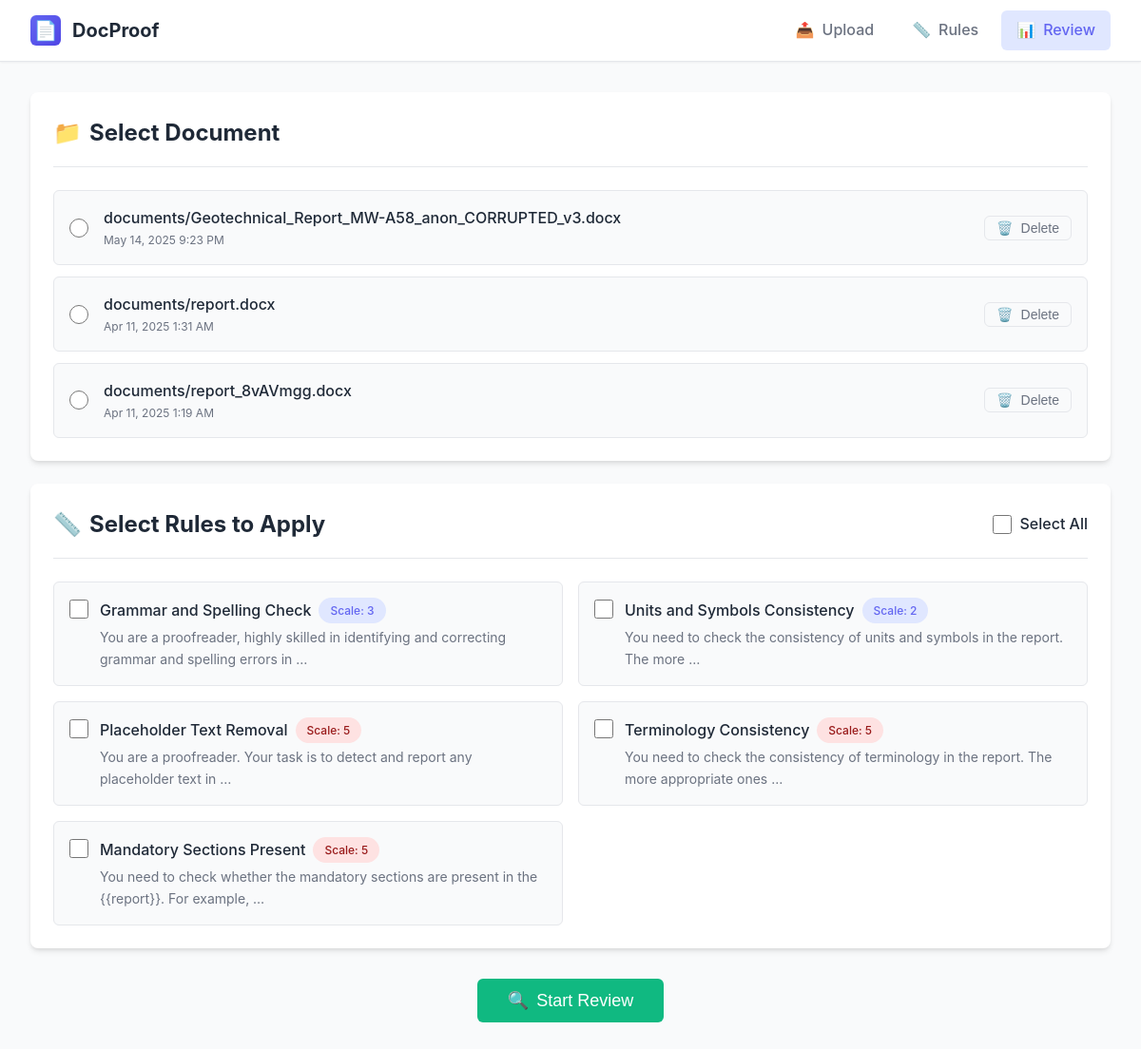
The app's page /faultless/details, older data.
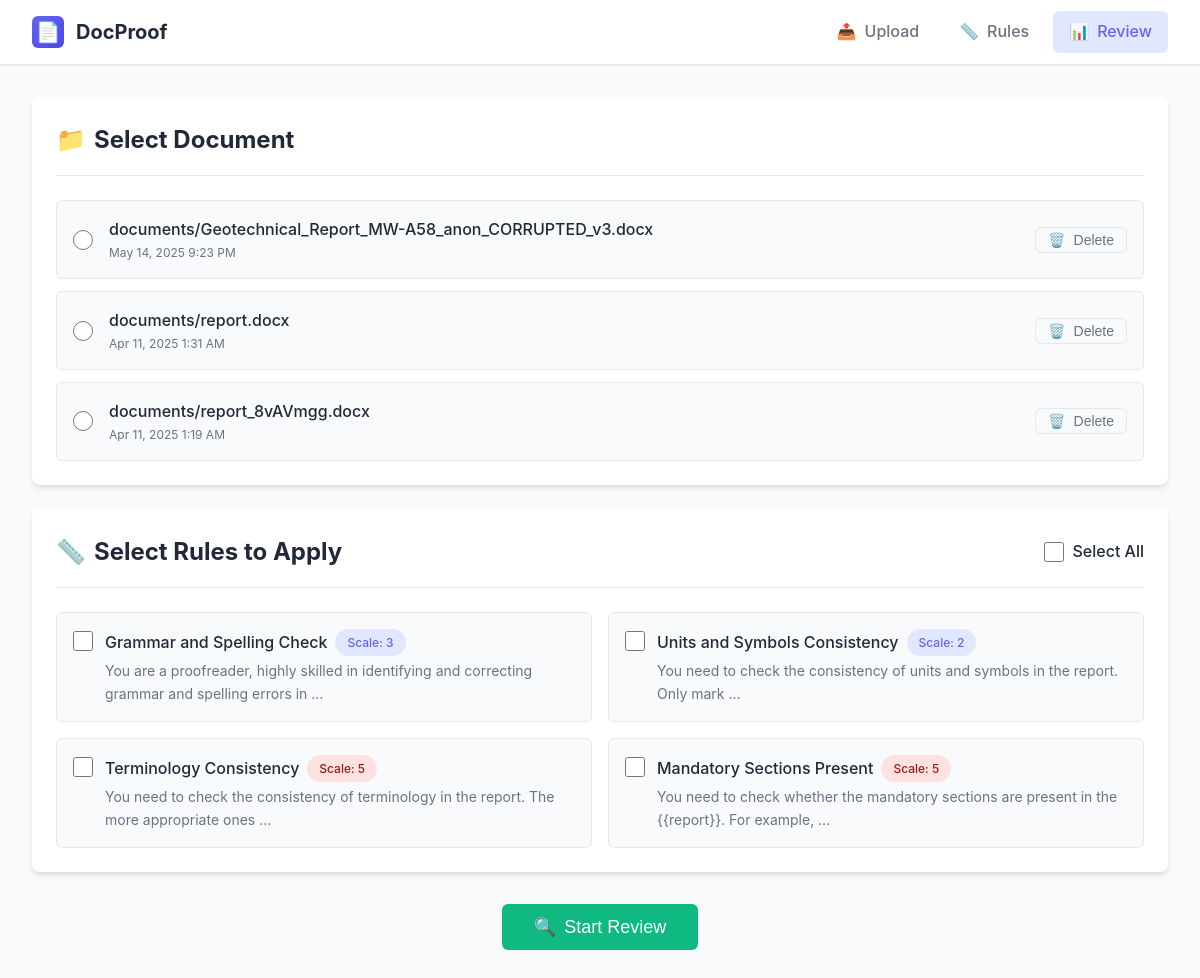
The same page, newer data.
### faultless/models.py (models this page shows, shortened)
class Document(models.Model):
    file = models.FileField(upload_to="documents/")
    path = models.CharField(max_length=255)
    uploaded_at = models.DateTimeField(auto_now_add=True)

class Rules(models.Model):
    id = models.AutoField(primary_key=True)
    name = models.CharField(max_length=30)
    scale = models.IntegerField()
    description = models.TextField()
    def default_output_format():
        data = {
            'matches': [
                {
                    'error_type': 'error name(only use the name i gave you)',
                    'message': 'simple description of the error and how to correct it',
                    'original': 'the error word or phrase or sentence(depend on different type of error)',
                    'occurrence_index': 'occurrence times of the error',
                },
            ]
        }
        return data
    output_format = models.JSONField(default=default_output_format)

### faultless/views.py (the view, shortened to what this page needs)
# urls.py: path("faultless/details", view_details, name="view_details"),
def view_details(request):
    data = Rules.objects.all().values()
    documents = Document.objects.all().order_by("-uploaded_at")
    report = None
    context = {
        "allrules": data,
        "document": documents,
    }
    """if len(documents) > 0:
        report = documents[0].path"""
    if request.method == "GET":
        if "select_file" in request.GET:
            file_name = request.GET.get("select_file", "")
            report = get_object_or_404(Document, file=file_name).path
            cache.set('selected', report, timeout=600)
    return render(request, "faultless/details.html", context)

### faultless/templates/faultless/details.html (shortened to what the changed rows need)
{% load static %}
<!DOCTYPE html>
<html lang="en">
<head>
    <link rel="stylesheet" href="{% static 'css/styles.css' %}">
</head>
<body>
    <div class="container">
        <form method="post">
            <div class="card">
                <div class="card-header">
                    <h2 class="card-title">
                        <span>📁</span> Select Document
                    </h2>
                </div>
                <div class="grid grid-cols-1" style="gap: 0.75rem;">
                    {% if document %}
                        {% for d in document %}
                        <div class="file-item">
                            <div class="file-info">
                                <input type="radio" name="select_file" value="{{ d.file.name }}" id="file_{{ d.id }}">
                                <label for="file_{{ d.id }}" class="file-details">
                                    <div class="file-name">{{ d.file.name }}</div>
                                    <div class="file-date">{{ d.uploaded_at|date:"M d, Y g:i A" }}</div>
                                </label>
                            </div>
                            <button type="button" onclick="deleteFile('{{ d.id }}');" class="btn btn-outline" style="padding: 0.25rem 0.75rem;">
                                <span>🗑️</span> Delete
                            </button>
                        </div>
                        {% endfor %}
                    {% else %}
                        <div class="alert alert-info">
                            <span>ℹ️</span> No files uploaded yet. Upload a document to get started.
                        </div>
                    {% endif %}
                </div>
            </div>
            <div class="card">
                <div class="card-header" style="display: flex; align-items: center; justify-content: space-between;">
                    <h2 class="card-title">
                        <span>📏</span> Select Rules to Apply
                    </h2>
                </div>
                <div class="grid grid-cols-2" style="gap: 1rem;">
                    {% for rule in allrules %}
                    <div class="rule-card">
                        <input type="checkbox" name="selected_rules" value="{{ rule.id }}" id="rule_{{ rule.id }}" style="margin-top: 0.125rem;">
                        <label for="rule_{{ rule.id }}" class="rule-info">
                            <div class="rule-header">
                                <span class="rule-name">{{ rule.name }}</span>
                                <span class="badge {% if rule.scale >= 4 %}badge-danger{% elif rule.scale >= 2 %}badge-primary{% else %}badge-success{% endif %}">
                                    Scale: {{ rule.scale }}
                                </span>
                            </div>
                            <div class="rule-description">
                                {{ rule.description|truncatewords:15 }}
                            </div>
                        </label>
                    </div>
                    {% endfor %}
                </div>
            </div>
        </form>
    </div>
</body>
</html>

Row changes from the older to the newer data that the page shows:
removed Rules: name "Placeholder Text Removal", scale "5", description "You are a proofreader. Your task is to detect and report any placeholder text in …"
changed Rules "Units and Symbols Consistency": description "You need to check the consistency of units and symbols in the report. The more …" → "You need to check the consistency of units and symbols in the report. Only mark …"
